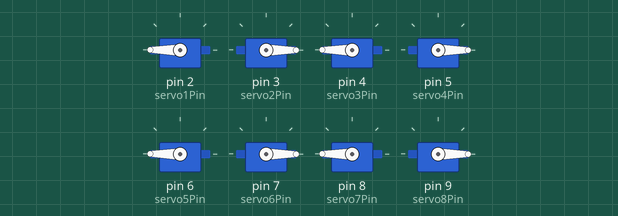
Recording of a sketch running on a simulated Arduino Uno, built with avr-gcc and run on an emulated ATmega328P. On the bench: 8 × servo.

Above: at 0.05 s.
At 3.0 s:
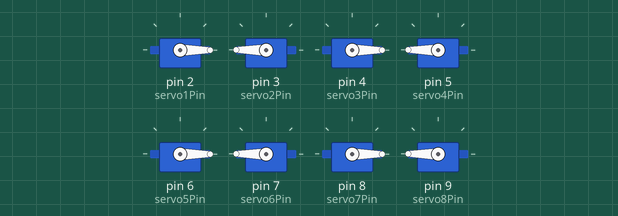
Timing chart, 0 to 5.2 s (numbered marks = the images above):
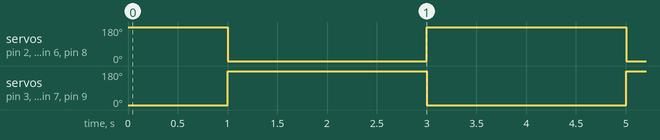

Measured:
- by itself, servo on pin 2 (servo1Pin), servo on pin 3 (servo2Pin), servo on pin 4 (servo3Pin), servo on pin 5 (servo4Pin), servo on pin 6 (servo5Pin), servo on pin 7 (servo6Pin), servo on pin 8 (servo7Pin), servo on pin 9 (servo8Pin): alternates 180° for 2.0 s and 0° for 2.0 s

The sketch:

OrumcekRobot.ino
```cpp
#include <Servo.h>

// Servo motor pin bağlantıları
int servo1Pin = 2;
int servo2Pin = 3;
int servo3Pin = 4;
int servo4Pin = 5;
int servo5Pin = 6;
int servo6Pin = 7;
int servo7Pin = 8;
int servo8Pin = 9;

// Servo nesneleri oluştur
Servo servo1;
Servo servo2;
Servo servo3;
Servo servo4;
Servo servo5;
Servo servo6;
Servo servo7;
Servo servo8;

void setup() {
  // Servo pinleri ayarla
  servo1.attach(servo1Pin);
  servo2.attach(servo2Pin);
  servo3.attach(servo3Pin);
  servo4.attach(servo4Pin);
  servo5.attach(servo5Pin);
  servo6.attach(servo6Pin);
  servo7.attach(servo7Pin);
  servo8.attach(servo8Pin);
}

void loop() {
  // Örümceği ileri hareket ettir
  moveForward();
  delay(1000);

  // Örümceği geri hareket ettir
  moveBackward();
  delay(1000);

  // Örümceği sağa döndür
  turnRight();
  delay(1000);

  // Örümceği sola döndür
  turnLeft();
  delay(1000);
}

// İleri hareket fonksiyonu
void moveForward() {
  // Her iki tarafın servolarını ileri hareket ettir
  servo1.write(180);
  servo2.write(0);
  servo3.write(180);
  servo4.write(0);
  servo5.write(180);
  servo6.write(0);
  servo7.write(180);
  servo8.write(0);
}

// Geri hareket fonksiyonu
void moveBackward() {
  // Her iki tarafın servolarını geri hareket ettir
  servo1.write(0);
  servo2.write(180);
  servo3.write(0);
  servo4.write(180);
  servo5.write(0);
  servo6.write(180);
  servo7.write(0);
  servo8.write(180);
}

// Sağa dönme fonksiyonu
void turnRight() {
  // Sol tarafın servolarını geri, sağ tarafın servolarını ileri hareket ettir
  servo1.write(0);
  servo2.write(180);
  servo3.write(0);
  servo4.write(180);
  servo5.write(0);
  servo6.write(180);
  servo7.write(0);
  servo8.write(180);
}

// Sola dönme fonksiyonu
void turnLeft() {
  // Sol tarafın servolarını ileri, sağ tarafın servolarını geri hareket ettir
  servo1.write(180);
  servo2.write(0);
  servo3.write(180);
  servo4.write(0);
  servo5.write(180);
  servo6.write(0);
  servo7.write(180);
  servo8.write(0);
}
```
